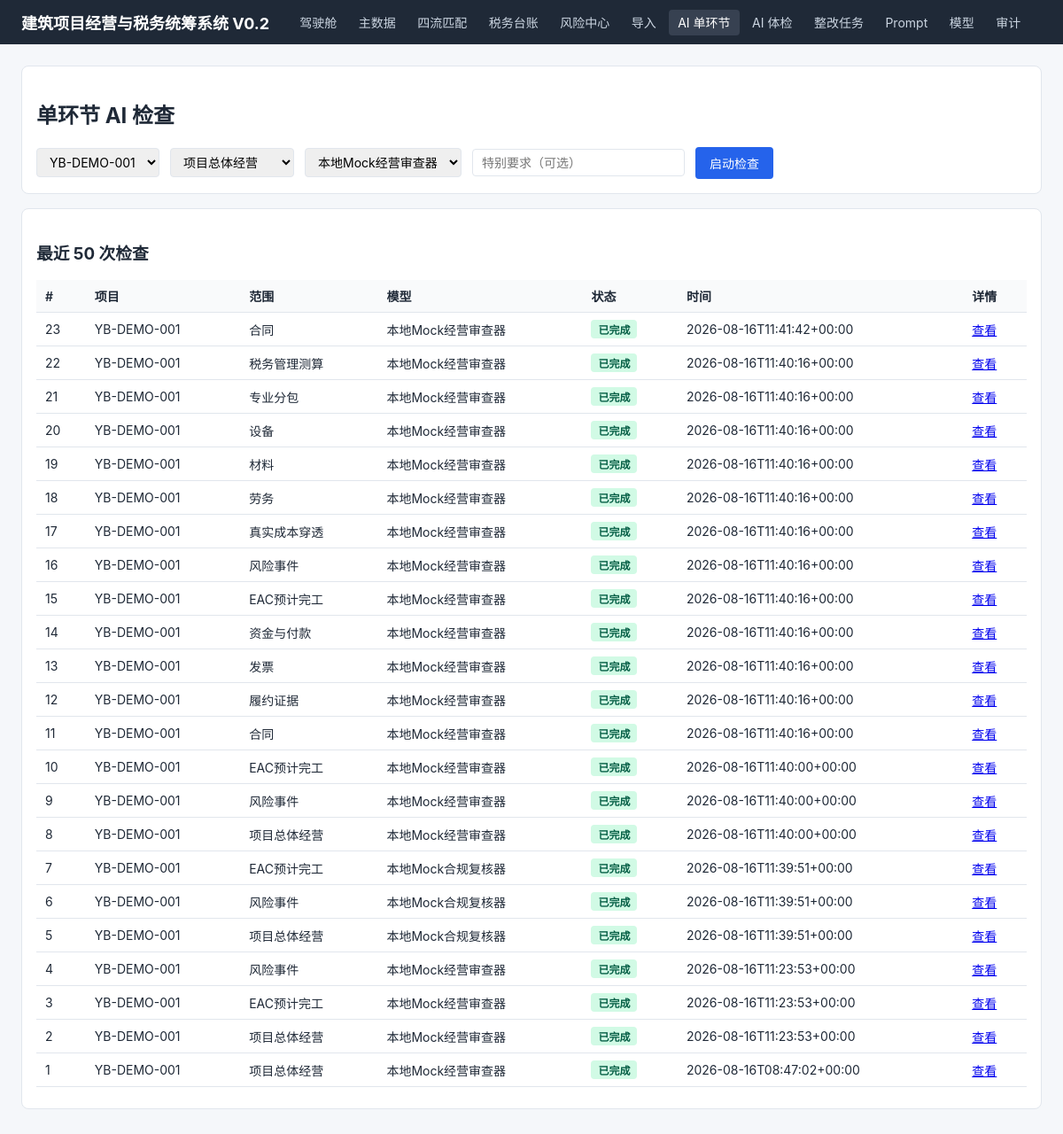
The page /ai-review on the database its author committed.
### app/models.py (models this page shows)
class AIReviewJob(Base):
    __tablename__ = "ai_review_jobs"
    id: Mapped[int] = mapped_column(primary_key=True)
    project_id: Mapped[int] = mapped_column(ForeignKey("projects.id"), index=True)
    scope: Mapped[str] = mapped_column(String(40), index=True)
    endpoint_id: Mapped[int] = mapped_column(ForeignKey("ai_model_endpoints.id"), index=True)
    batch_id: Mapped[Optional[int]] = mapped_column(Integer, nullable=True, index=True)
    prompt_template_id: Mapped[Optional[int]] = mapped_column(Integer, nullable=True, index=True)
    parent_job_id: Mapped[Optional[int]] = mapped_column(Integer, nullable=True, index=True)
    user_instruction: Mapped[str] = mapped_column(Text, default="")
    status: Mapped[str] = mapped_column(String(20), default="pending", index=True)
    parse_failed: Mapped[bool] = mapped_column(Boolean, default=False, index=True)
    created_at: Mapped[str] = mapped_column(String(30), default="")
    started_at: Mapped[str] = mapped_column(String(30), default="")
    finished_at: Mapped[str] = mapped_column(String(30), default="")
    input_digest: Mapped[str] = mapped_column(String(64), default="")
    input_preview: Mapped[str] = mapped_column(Text, default="")
    error_message: Mapped[str] = mapped_column(Text, default="")
    actor: Mapped[str] = mapped_column(String(80), default="anonymous", index=True)

class Project(Base):
    __tablename__ = "projects"
    id: Mapped[int] = mapped_column(primary_key=True)
    code: Mapped[str] = mapped_column(String(30), unique=True, index=True)
    name: Mapped[str] = mapped_column(String(120))
    city: Mapped[str] = mapped_column(String(40))
    contract_total: Mapped[Decimal] = mapped_column(Numeric(18, 2))
    tax_method: Mapped[str] = mapped_column(String(20), default="general")

class AIModelEndpoint(Base):
    __tablename__ = "ai_model_endpoints"
    id: Mapped[int] = mapped_column(primary_key=True)
    name: Mapped[str] = mapped_column(String(100), unique=True, index=True)
    adapter: Mapped[str] = mapped_column(String(30), default="openai_compatible")
    base_url: Mapped[str] = mapped_column(String(300), default="")
    chat_path: Mapped[str] = mapped_column(String(200), default="/v1/chat/completions")
    model: Mapped[str] = mapped_column(String(120), default="")
    api_key_env: Mapped[str] = mapped_column(String(120), default="")
    enabled: Mapped[bool] = mapped_column(Boolean, default=True, index=True)
    timeout_seconds: Mapped[int] = mapped_column(Integer, default=90)
    note: Mapped[str] = mapped_column(String(300), default="")

### app/routers/ai_review.py (the view)
@router.get("/ai-review", response_class=HTMLResponse)
def ai_review_home(
    request: Request,
    project_id: int | None = None,
    scope: str | None = None,
):
    db = SessionLocal()
    projects = db.execute(select(Project)).scalars().all()
    endpoints = db.execute(
        select(AIModelEndpoint)
        .where(AIModelEndpoint.enabled == True)  # noqa: E712
        .order_by(AIModelEndpoint.id)
    ).scalars().all()
    jobs = db.execute(
        select(AIReviewJob).order_by(AIReviewJob.id.desc()).limit(50)
    ).scalars().all()
    project_map = {p.id: p for p in projects}
    endpoint_map = {e.id: e for e in db.execute(select(AIModelEndpoint)).scalars().all()}
    db.close()
    return templates.TemplateResponse(
        request,
        "ai_review.html",
    {
        "request": request, "projects": projects, "endpoints": endpoints,
        "jobs": jobs, "project_map": project_map, "endpoint_map": endpoint_map,
        "scopes": SCOPES, "selected_project_id": project_id,
        "selected_scope": scope,
    },
    )

### app/templates/ai_review.html
{% extends "base.html" %}
{% block content %}
<div class="card">
<h2>单环节 AI 检查</h2>
<form method="post" action="/ai-review/run" class="row">
<select name="project_id">{% for p in projects %}<option value="{{ p.id }}" {% if selected_project_id == p.id %}selected{% endif %}>{{ p.code }}</option>{% endfor %}</select>
<select name="scope">{% for k,v in scopes.items() %}<option value="{{ k }}" {% if selected_scope == k %}selected{% endif %}>{{ v }}</option>{% endfor %}</select>
<select name="endpoint_id">{% for e in endpoints %}<option value="{{ e.id }}">{{ e.name }}</option>{% endfor %}</select>
<input name="user_instruction" placeholder="特别要求（可选）">
<button>启动检查</button>
</form>
</div>
<div class="card">
<h3>最近 50 次检查</h3>
<table>
<thead><tr><th>#</th><th>项目</th><th>范围</th><th>模型</th><th>状态</th><th>时间</th><th>详情</th></tr></thead>
<tbody>
{% for j in jobs %}
<tr>
<td>{{ j.id }}</td>
<td>{{ project_map[j.project_id].code if j.project_id in project_map else "—" }}</td>
<td>{{ scopes.get(j.scope, j.scope) }}</td>
<td>{{ endpoint_map[j.endpoint_id].name if j.endpoint_id in endpoint_map else j.endpoint_id }}</td>
<td><span class="tag {% if j.status == 'completed' %}green{% elif j.status == 'failed' %}red{% else %}gray{% endif %}">{% if j.status == 'completed' %}已完成{% elif j.status == 'failed' %}失败{% else %}进行中{% endif %}</span></td>
<td>{{ j.created_at }}</td>
<td><a href="/ai-review/{{ j.id }}">查看</a></td>
</tr>
{% endfor %}
</tbody>
</table>
</div>
{% endblock %}

### app/templates/base.html (style rules this page uses)
:root { --bg:#f5f7fa;--card:#fff;--line:#e1e6ed;--text:#1f2937;--muted:#6b7280;--accent:#2563eb;--red:#dc2626;--yellow:#d97706;--green:#16a34a }
* { box-sizing:border-box }
body { font-family:-apple-system,BlinkMacSystemFont,"Segoe UI","PingFang SC",sans-serif;margin:0;background:var(--bg);color:var(--text) }
.card { background:var(--card);border:1px solid var(--line);border-radius:8px;padding:16px;margin-bottom:16px }
table { width:100%;border-collapse:collapse;margin:8px 0 }
th,td { text-align:left;padding:8px 10px;border-bottom:1px solid var(--line);font-size:14px }
th { background:#f9fafb;font-weight:600 }
.tag { display:inline-block;padding:2px 8px;border-radius:4px;font-size:12px;font-weight:600 }
.tag.green { background:#d1fae5;color:#065f46 }
button,.btn { background:var(--accent);color:#fff;border:none;padding:8px 16px;border-radius:4px;cursor:pointer;font-size:14px }
input,select,textarea { padding:6px 10px;border:1px solid var(--line);border-radius:4px;font-size:14px;font-family:inherit }
.row { display:flex;gap:12px;align-items:center;flex-wrap:wrap }

### rows shown on the page
AIReviewJob: id "23", project.code "YB-DEMO-001", get "合同", status "已完成", created_at "2026-08-16T11:41:42+00:00"
AIModelEndpoint: name "本地Mock经营审查器"
AIReviewJob: id "22", project.code "YB-DEMO-001", get "税务管理测算", status "已完成", created_at "2026-08-16T11:40:16+00:00"
AIReviewJob: id "21", project.code "YB-DEMO-001", get "专业分包", status "已完成", created_at "2026-08-16T11:40:16+00:00"
AIReviewJob: id "20", project.code "YB-DEMO-001", get "设备", status "已完成", created_at "2026-08-16T11:40:16+00:00"
AIReviewJob: id "19", project.code "YB-DEMO-001", get "材料", status "已完成", created_at "2026-08-16T11:40:16+00:00"
AIReviewJob: id "18", project.code "YB-DEMO-001", get "劳务", status "已完成", created_at "2026-08-16T11:40:16+00:00"
AIReviewJob: id "17", project.code "YB-DEMO-001", get "真实成本穿透", status "已完成", created_at "2026-08-16T11:40:16+00:00"
AIReviewJob: id "16", project.code "YB-DEMO-001", get "风险事件", status "已完成", created_at "2026-08-16T11:40:16+00:00"
AIReviewJob: id "15", project.code "YB-DEMO-001", get "EAC预计完工", status "已完成", created_at "2026-08-16T11:40:16+00:00"
AIReviewJob: id "14", project.code "YB-DEMO-001", get "资金与付款", status "已完成", created_at "2026-08-16T11:40:16+00:00"
AIReviewJob: id "13", project.code "YB-DEMO-001", get "发票", status "已完成", created_at "2026-08-16T11:40:16+00:00"
AIReviewJob: id "12", project.code "YB-DEMO-001", get "履约证据", status "已完成", created_at "2026-08-16T11:40:16+00:00"
AIReviewJob: id "11", project.code "YB-DEMO-001", get "合同", status "已完成", created_at "2026-08-16T11:40:16+00:00"
AIReviewJob: id "10", project.code "YB-DEMO-001", get "EAC预计完工", status "已完成", created_at "2026-08-16T11:40:00+00:00"
AIReviewJob: id "9", project.code "YB-DEMO-001", get "风险事件", status "已完成", created_at "2026-08-16T11:40:00+00:00"
AIReviewJob: id "8", project.code "YB-DEMO-001", get "项目总体经营", status "已完成", created_at "2026-08-16T11:40:00+00:00"
AIReviewJob: id "7", project.code "YB-DEMO-001", get "EAC预计完工", status "已完成", created_at "2026-08-16T11:39:51+00:00"
AIModelEndpoint: name "本地Mock合规复核器"
AIReviewJob: id "6", project.code "YB-DEMO-001", get "风险事件", status "已完成", created_at "2026-08-16T11:39:51+00:00"
AIReviewJob: id "5", project.code "YB-DEMO-001", get "项目总体经营", status "已完成", created_at "2026-08-16T11:39:51+00:00"
AIReviewJob: id "4", project.code "YB-DEMO-001", get "风险事件", status "已完成", created_at "2026-08-16T11:23:53+00:00"
AIReviewJob: id "3", project.code "YB-DEMO-001", get "EAC预计完工", status "已完成", created_at "2026-08-16T11:23:53+00:00"
AIReviewJob: id "2", project.code "YB-DEMO-001", get "项目总体经营", status "已完成", created_at "2026-08-16T11:23:53+00:00"
AIReviewJob: id "1", project.code "YB-DEMO-001", get "项目总体经营", status "已完成", created_at "2026-08-16T08:47:02+00:00"

### other values the page prints
form field project_id "YB-DEMO-001"
form field scope "项目总体经营"
form field endpoint_id "本地Mock经营审查器"
